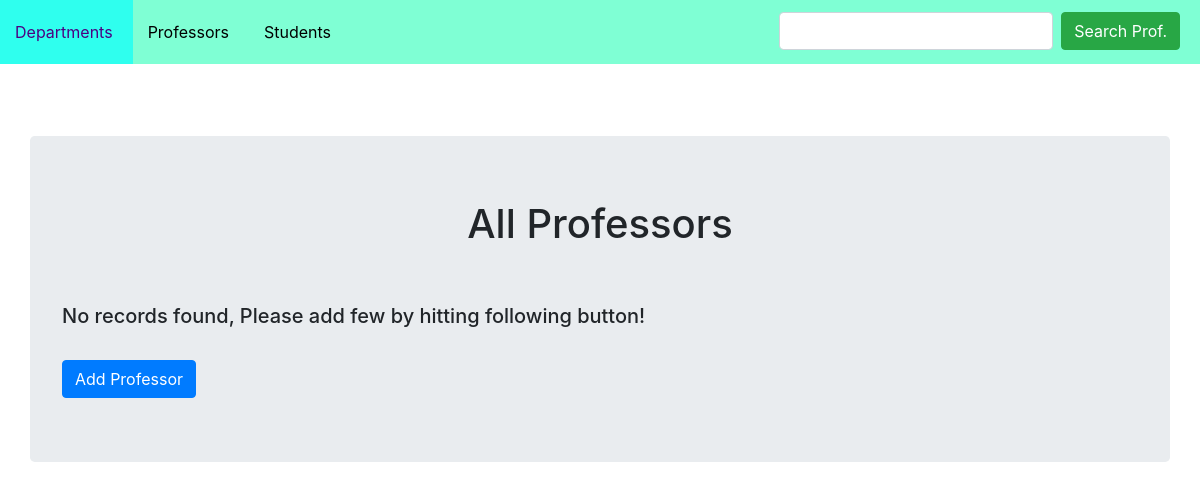
The page /prof/retrive/ on the database as committed earlier.
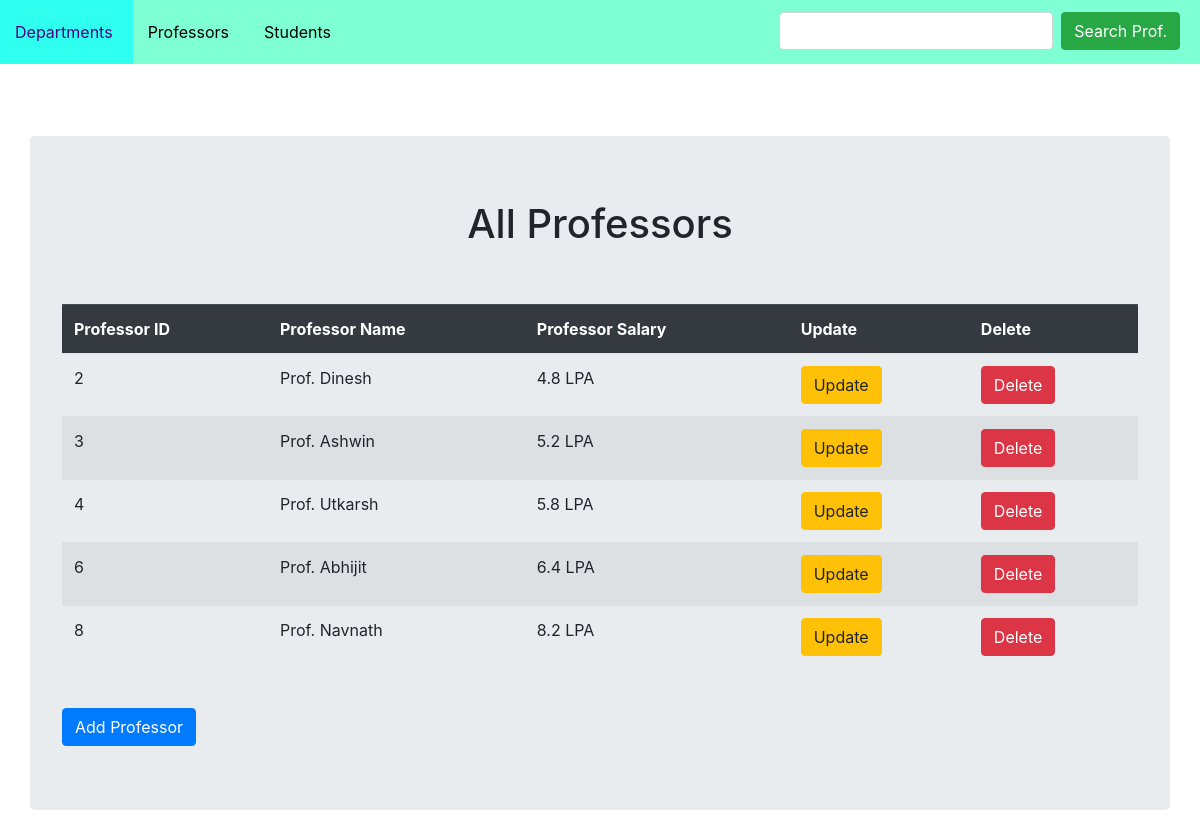
The same page on the database as committed later.
### ProfApp/models.py (models this page shows, shortened)
class Prof(models.Model):
    dept = models.ManyToManyField(Dept)
    name = models.CharField(max_length=32)
    salary = models.FloatField()
    ret = ""

### ProfApp/views.py (the view)
# urls.py: path('retrive/',ProfListView.as_view(),name='retrive_prof'),
class ProfListView(ListView):
    model = Prof

### templates/ProfApp/prof_list.html (shortened to what this page needs)
{% extends 'layout.html' %}
{% block search %}
    <div style="margin-right: 20px;" class="form-inline my-2 my-lg-0">
        <form action="{% url 'search_prof' %}" class="form-inline my-2 my-lg-0">
            <input type="text" name="prof_name" class="form-control mr-sm-2" autocomplete="off">
            <input type="submit" value="Search Prof." class="btn btn-success my-2 my-sm-0">
        </form>
    </div>
{% endblock %}
{% block content %}
    <div class="container jumbotron">
    <h1 style="text-align: center;">All Professors</h1>
    <br><br>
        {% if object_list %}
            <table class="table table-striped table-hover">
                <tr class="thead-dark">
                    <th>Professor ID</th>
                    <th>Professor Name</th>
                    <th>Professor Salary</th>
                    <th>Update</th>
                    <th>Delete</th>
                </tr>
                {% for prof in object_list %}
                    <tr>
                        <td>{{prof.id}}</td>
                        <td>{{prof.name}}</td>
                        <td>{{prof.salary}} LPA</td>
                        <td><a href="{% url 'update_prof' prof.id %}"><button class="btn btn-warning">Update</button></a></td>
                        <td><a href="{% url 'delete_prof' prof.id %}"><button class="btn btn-danger">Delete</button></a></td>
                    </tr>
                {% endfor %}
            </table>
            <br>
            <a href="{% url 'create_prof' %}">
                <button class="btn btn-primary">
                    Add Professor
                </button>
            </a>
        {% else %}
            <h5>No records found, Please add few by hitting following button!</h5>
            <br>
            <a href="{% url 'create_prof' %}">
                <button class="btn btn-primary">
                    Add Professor
                </button>
            </a>
        {% endif %}
    </div>
{% endblock %}

### templates/layout.html (shortened to what this page needs)
<!DOCTYPE html>
{% load static %}
<html>
    <head>
        <link rel="stylesheet" href="https://cdn.jsdelivr.net/npm/bootstrap@4.6.0/dist/css/bootstrap.min.css">
        <link href="{% static 'main.css' %}" rel="stylesheet" type="text/css">
    </head>
    <body>
        <ul class="my_navbar">
            <li><a href="{% url 'retrive_dept' %}">Departments</a></li>
            <li><a href="{% url 'retrive_prof' %}">Professors</a></li>
            <li><a href="{% url 'retrive_stud' %}">Students</a></li>
            <span style="float: right; margin-top: 1%;">
                {% block search %}
                {% endblock %}
            </span>
        </ul>
        <br><br><br>
        {% block content %}{% endblock %}
    </body>
</html>

### static/main.css (style rules this page uses)
li { float: left; }
.my_navbar { background: aquamarine; list-style-type: none; margin: 0; padding: 0; overflow: hidden; }
li a { display: block; padding: 20px 20px 20px 15px; text-decoration: none; color: black; }
h1 { text-align: center; }

Rows that differ between the two databases and show on the page:
added Prof: id "2", name "Prof. Dinesh", salary "4.8"
added Prof: id "3", name "Prof. Ashwin", salary "5.2"
added Prof: id "4", name "Prof. Utkarsh", salary "5.8"
added Prof: id "6", name "Prof. Abhijit", salary "6.4"
added Prof: id "8", name "Prof. Navnath", salary "8.2"
Other text that changed with them:
text no longer shown: "No records found, Please add few by hitting following button!"
text now shown: "Professor ID Professor Name Professor Salary Update Delete"
